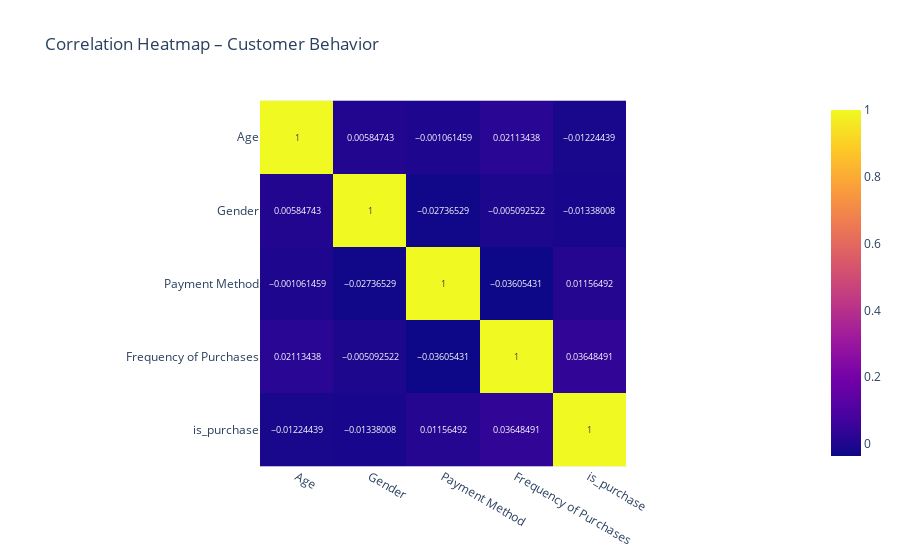

Notebook code for this chart:
### Markdown cell above
## 🔍 Correlation Heatmap

### Code cell
corr = df_model.corr()
fig = px.imshow(corr, text_auto=True, title='Correlation Heatmap – Customer Behavior')
fig.show()

### Figure 1 — Plotly figure (JSON) as saved in the notebook; plotly's stock layout.template omitted (floating-point values rounded to 4 significant figures)
{"data": [{"coloraxis": "coloraxis", "hovertemplate": "x: %{x}<br>y: %{y}<br>color: %{z}<extra></extra>", "name": "0", "texttemplate": "%{z}", "type": "heatmap", "x": ["Age", "Gender", "Payment Method", "Frequency of Purchases", "is_purchase"], "xaxis": "x", "y": ["Age", "Gender", "Payment Method", "Frequency of Purchases", "is_purchase"], "yaxis": "y", "z": [[1.0, 0.005847, -0.001061, 0.02113, -0.01224], [0.005847, 1.0, -0.02737, -0.005093, -0.01338], [-0.001061, -0.02737, 1.0, -0.03605, 0.01156], [0.02113, -0.005093, -0.03605, 1.0, 0.03648], [-0.01224, -0.01338, 0.01156, 0.03648, 1.0]]}], "layout": {"coloraxis": {"colorscale": [[0, "#0d0887"], [0.1111, "#46039f"], [0.2222, "#7201a8"], [0.3333, "#9c179e"], [0.4444, "#bd3786"], [0.5556, "#d8576b"], [0.6667, "#ed7953"], [0.7778, "#fb9f3a"], [0.8889, "#fdca26"], [1, "#f0f921"]]}, "title": {"text": "Correlation Heatmap – Customer Behavior"}, "xaxis": {"anchor": "y", "constrain": "domain", "domain": [0, 1], "scaleanchor": "y"}, "yaxis": {"anchor": "x", "autorange": "reversed", "constrain": "domain", "domain": [0, 1]}}}
